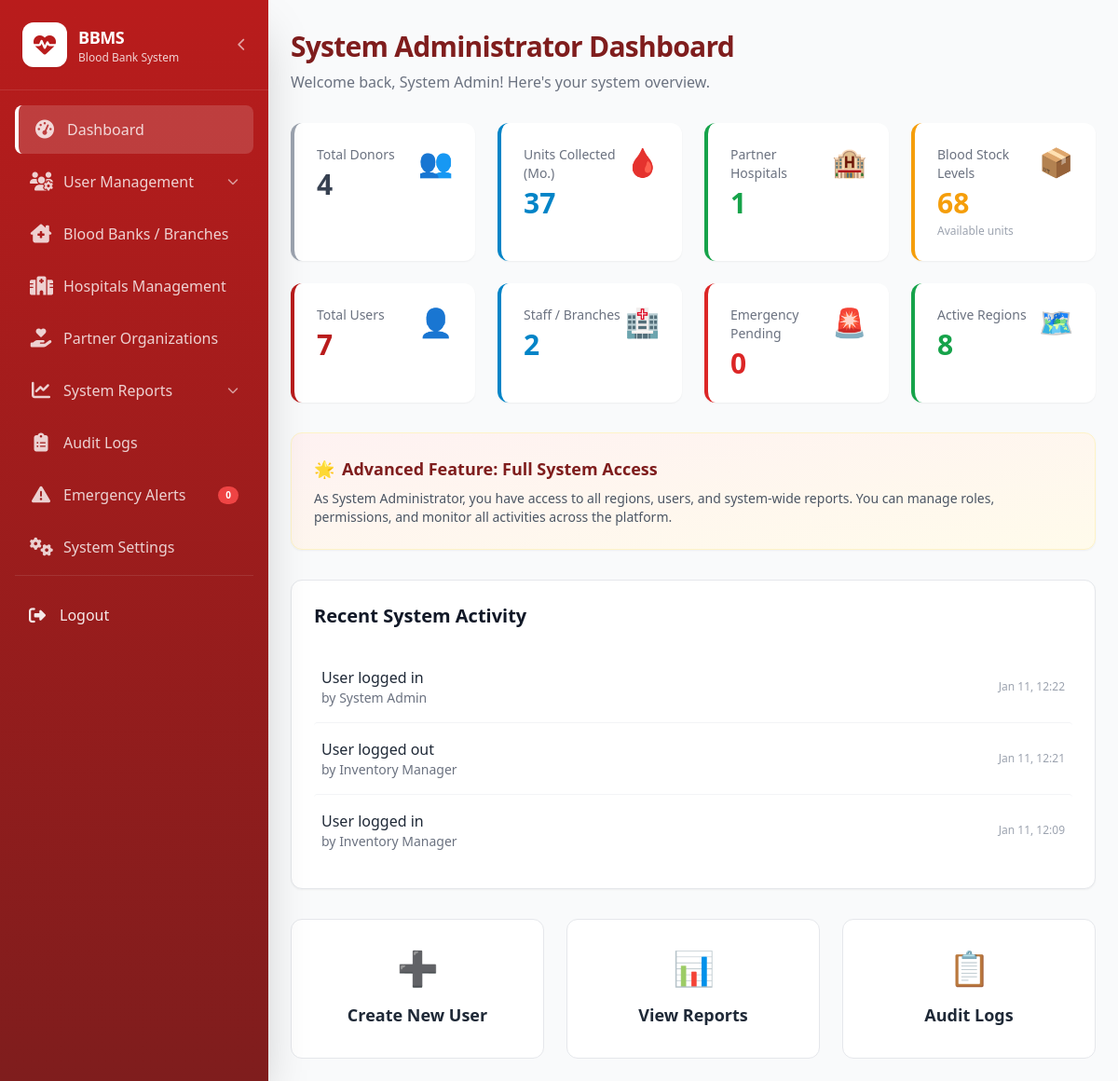
/dashboards/admin/index.php (signed in), run on the app's committed database.
### tables this page shows
CREATE TABLE `audit_logs` (
  `log_id` int(11) NOT NULL,
  `user_id` int(11) DEFAULT NULL,
  `action` varchar(255) NOT NULL,
  `table_name` varchar(50) DEFAULT NULL COMMENT 'Table affected',
  `record_id` int(11) DEFAULT NULL COMMENT 'ID of affected record',
  `old_values` text DEFAULT NULL COMMENT 'JSON of old values',
  `new_values` text DEFAULT NULL COMMENT 'JSON of new values',
  `ip_address` varchar(45) DEFAULT NULL,
  `user_agent` varchar(255) DEFAULT NULL,
  `created_at` timestamp NOT NULL DEFAULT current_timestamp()
);

CREATE TABLE `users` (
  `user_id` int(11) NOT NULL,
  `full_name` varchar(100) NOT NULL,
  `email` varchar(100) NOT NULL,
  `password` varchar(255) NOT NULL,
  `role_name` enum('System Administrator','Registration Officer','Laboratory Technologist','Inventory Manager','Hospital User','Red Cross','Minister Of Health') NOT NULL,
  `phone` varchar(20) DEFAULT NULL,
  `status` enum('ACTIVE','INACTIVE','SUSPENDED') DEFAULT 'ACTIVE',
  `hospital_name` varchar(100) DEFAULT NULL COMMENT 'For Hospital Users',
  `organization_name` varchar(100) DEFAULT NULL COMMENT 'For Partners',
  `created_at` timestamp NOT NULL DEFAULT current_timestamp(),
  `updated_at` timestamp NOT NULL DEFAULT current_timestamp() ON UPDATE current_timestamp()
);

### includes/config.php (called while the page is built, shortened)
<?php
function get_user_name() {
    return $_SESSION['full_name'] ?? 'User';
}
?>

### dashboards/admin/index.php (the view, shortened to what this page needs)
<?php
require_once '../../includes/config.php';
require_once '../../includes/sidebar.php';
$user_name = get_user_name();
$stats = [
    'donors' => 0,
    'units_collected' => 0,
    'hospitals' => 0,
    'stock' => 0,
    'total_users' => 0,
    'blood_banks' => 0,
    'emergency_pending' => 0,
    'regions' => 8
];
try {
    $query = "SELECT COUNT(*) as count FROM donors";
    $result = $conn->query($query);
    if ($result) $stats['donors'] = $result->fetch_assoc()['count'];
    $query = "SELECT COUNT(*) as count FROM blood_units WHERE MONTH(collection_date) = MONTH(CURRENT_DATE()) AND YEAR(collection_date) = YEAR(CURRENT_DATE())";
    $result = $conn->query($query);
    if ($result) $stats['units_collected'] = $result->fetch_assoc()['count'];
    $query = "SELECT COUNT(*) as count FROM users WHERE role_name = 'Hospital User'";
    $result = $conn->query($query);
    if ($result) $stats['hospitals'] = $result->fetch_assoc()['count'];
    $query = "SELECT COUNT(*) as count FROM blood_units WHERE status = 'APPROVED'";
    $result = $conn->query($query);
    if ($result) $stats['stock'] = $result->fetch_assoc()['count'];
    $query = "SELECT COUNT(*) as count FROM users";
    $result = $conn->query($query);
    if ($result) $stats['total_users'] = $result->fetch_assoc()['count'];
    $query = "SELECT COUNT(*) as count FROM users WHERE role_name IN ('Inventory Manager', 'Laboratory Technologist')";
    $result = $conn->query($query);
    if ($result) $stats['blood_banks'] = $result->fetch_assoc()['count'];
    $query = "SELECT COUNT(*) as count FROM blood_requests WHERE request_type = 'EMERGENCY' AND status = 'PENDING'";
    $result = $conn->query($query);
    if ($result) $stats['emergency_pending'] = $result->fetch_assoc()['count'];
    $activities = [];
    $query = "SELECT a.action, u.full_name, a.created_at FROM audit_logs a LEFT JOIN users u ON a.user_id = u.user_id ORDER BY a.created_at DESC LIMIT 3";
    $result = $conn->query($query);
    if ($result) {
        while ($row = $result->fetch_assoc()) {
            $activities[] = $row;
        }
    }
} catch (Exception $e) {
    error_log("Admin Dashboard Error: " . $e->getMessage());
}
?>
<!DOCTYPE html>
<html lang="en">
<head>
    <script src="https://cdn.tailwindcss.com"></script>
</head>
<body class="bg-gray-50 font-sans text-gray-900">
    <div class="main-content ml-0 md:ml-72 min-h-screen p-6 pt-20 md:pt-8 transition-all duration-300">
        <div class="mb-8">
            <h1 class="text-3xl font-extrabold text-blood-900 tracking-tight">System Administrator Dashboard</h1>
            <p class="text-gray-500 mt-2">Welcome back, <?= htmlspecialchars($user_name) ?>! Here's your system overview.</p>
        </div>
        <div class="grid grid-cols-1 md:grid-cols-2 lg:grid-cols-4 gap-6">
            <div class="bg-white rounded-xl shadow-sm p-6 border-l-4 border-gray-400">
                <div class="flex justify-between items-start">
                    <div>
                        <p class="text-sm font-medium text-gray-500 mb-1">Total Donors</p>
                        <h2 class="text-3xl font-extrabold text-gray-700"><?= number_format($stats['donors']) ?></h2>
                    </div>
                    <span class="text-3xl text-gray-400">👥</span>
                </div>
            </div>
            <div class="bg-white rounded-xl shadow-sm p-6 border-l-4 border-medical-600">
                <div class="flex justify-between items-start">
                    <div>
                        <p class="text-sm font-medium text-gray-500 mb-1">Units Collected (Mo.)</p>
                        <h2 class="text-3xl font-extrabold text-medical-600"><?= number_format($stats['units_collected']) ?></h2>
                    </div>
                    <span class="text-3xl text-medical-200">🩸</span>
                </div>
            </div>
            <div class="bg-white rounded-xl shadow-sm p-6 border-l-4 border-green-600">
                <div class="flex justify-between items-start">
                    <div>
                        <p class="text-sm font-medium text-gray-500 mb-1">Partner Hospitals</p>
                        <h2 class="text-3xl font-extrabold text-green-600"><?= number_format($stats['hospitals']) ?></h2>
                    </div>
                    <span class="text-3xl text-green-200">🏨</span>
                </div>
            </div>
            <div class="bg-white rounded-xl shadow-sm p-6 border-l-4 border-amber-500">
                <div class="flex justify-between items-start">
                    <div>
                        <p class="text-sm font-medium text-gray-500 mb-1">Blood Stock Levels</p>
                        <h2 class="text-3xl font-extrabold text-amber-500"><?= number_format($stats['stock']) ?></h2>
                        <p class="text-xs text-gray-400 mt-1">Available units</p>
                    </div>
                    <span class="text-3xl text-amber-200">📦</span>
                </div>
            </div>
        </div>
        <div class="grid grid-cols-1 md:grid-cols-2 lg:grid-cols-4 gap-6 mt-6">
            <div class="bg-white rounded-xl shadow-sm p-6 border-l-4 border-blood-700">
                <div class="flex justify-between items-start">
                    <div>
                        <p class="text-sm font-medium text-gray-500 mb-1">Total Users</p>
                        <h2 class="text-3xl font-extrabold text-blood-700"><?= number_format($stats['total_users']) ?></h2>
                    </div>
                    <span class="text-3xl text-blood-200">👤</span>
                </div>
            </div>
            <div class="bg-white rounded-xl shadow-sm p-6 border-l-4 border-medical-600">
                <div class="flex justify-between items-start">
                    <div>
                        <p class="text-sm font-medium text-gray-500 mb-1">Staff / Branches</p>
                        <h2 class="text-3xl font-extrabold text-medical-600"><?= number_format($stats['blood_banks']) ?></h2>
                    </div>
                    <span class="text-3xl text-medical-200">🏥</span>
                </div>
            </div>
            <div class="bg-white rounded-xl shadow-sm p-6 border-l-4 border-red-600">
                <div class="flex justify-between items-start">
                    <div>
                        <p class="text-sm font-medium text-gray-500 mb-1">Emergency Pending</p>
                        <h2 class="text-3xl font-extrabold text-red-600"><?= number_format($stats['emergency_pending']) ?></h2>
                    </div>
                    <span class="text-3xl text-red-200 animate-pulse">🚨</span>
                </div>
            </div>
            <div class="bg-white rounded-xl shadow-sm p-6 border-l-4 border-green-600">
                <div class="flex justify-between items-start">
                    <div>
                        <p class="text-sm font-medium text-gray-500 mb-1">Active Regions</p>
                        <h2 class="text-3xl font-extrabold text-green-600"><?= $stats['regions'] ?></h2>
                    </div>
                    <span class="text-3xl text-green-200">🗺️</span>
                </div>
            </div>
        </div>
        <div class="mt-8 bg-gradient-to-br from-red-50 to-amber-50 rounded-xl p-6 border border-amber-100 shadow-sm">
            <h3 class="flex items-center text-lg font-bold text-blood-900 mb-2">
                <span class="mr-2">🌟</span> Advanced Feature: Full System Access
            </h3>
            <p class="text-gray-600 text-sm">As System Administrator, you have access to all regions, users, and system-wide reports. You can manage roles, permissions, and monitor all activities across the platform.</p>
        </div>
        <div class="mt-8 bg-white rounded-xl shadow-sm border border-gray-200 p-6">
            <h2 class="text-xl font-bold text-gray-900 mb-6">Recent System Activity</h2>
            <div class="divide-y divide-gray-100">
                <?php if (!empty($activities)): ?>
                    <?php foreach ($activities as $act): ?>
                    <div class="py-4 flex justify-between items-center hover:bg-gray-50 transition-colors rounded px-2">
                        <div>
                            <p class="font-medium text-gray-800"><?= htmlspecialchars($act['action']) ?></p>
                            <p class="text-sm text-gray-500">by <?= htmlspecialchars($act['full_name']) ?></p>
                        </div>
                        <span class="text-xs text-gray-400"><?= date('M d, H:i', strtotime($act['created_at'])) ?></span>
                    </div>
                    <?php endforeach; ?>
                <?php else: ?>
                    <div class="py-4 text-center text-gray-500">No recent activity logged.</div>
                <?php endif; ?>
            </div>
        </div>
        <div class="grid grid-cols-1 md:grid-cols-3 gap-6 mt-8">
            <a href="create-user.php" class="group block bg-white border border-gray-200 rounded-xl p-8 hover:shadow-lg hover:-translate-y-1 transition-all text-center">
                <span class="text-4xl mb-4 block group-hover:scale-110 transition-transform">➕</span>
                <h3 class="text-lg font-bold text-gray-800">Create New User</h3>
            </a>
            <a href="reports-stock.php" class="group block bg-white border border-gray-200 rounded-xl p-8 hover:shadow-lg hover:-translate-y-1 transition-all text-center">
                <span class="text-4xl mb-4 block group-hover:scale-110 transition-transform">📊</span>
                <h3 class="text-lg font-bold text-gray-800">View Reports</h3>
            </a>
            <a href="audit-logs.php" class="group block bg-white border border-gray-200 rounded-xl p-8 hover:shadow-lg hover:-translate-y-1 transition-all text-center">
                <span class="text-4xl mb-4 block group-hover:scale-110 transition-transform">📋</span>
                <h3 class="text-lg font-bold text-gray-800">Audit Logs</h3>
            </a>
        </div>
    </div>
</body>
</html>

### data on the page
audit_logs: action "User logged in", user.full_name "System Admin", created_at "Jan 11, 12:22"
audit_logs: action "User logged out", user.full_name "Inventory Manager", created_at "Jan 11, 12:21"
audit_logs: action "User logged in", user.full_name "Inventory Manager", created_at "Jan 11, 12:09"

### other printed values
$item['label'] "Dashboard"
$item['label'] "User Management"
$item['label'] "Blood Banks / Branches"
$item['label'] "Hospitals Management"
$item['label'] "Partner Organizations"
$item['label'] "System Reports"
$item['label'] "Audit Logs"
$item['label'] "Emergency Alerts"
get_badge_count($item['badge']) "0"
$item['label'] "System Settings"
$user_name "System Admin"
$stats['donors'] "4"
$stats['units_collected'] "37"
$stats['hospitals'] "1"
$stats['stock'] "68"
